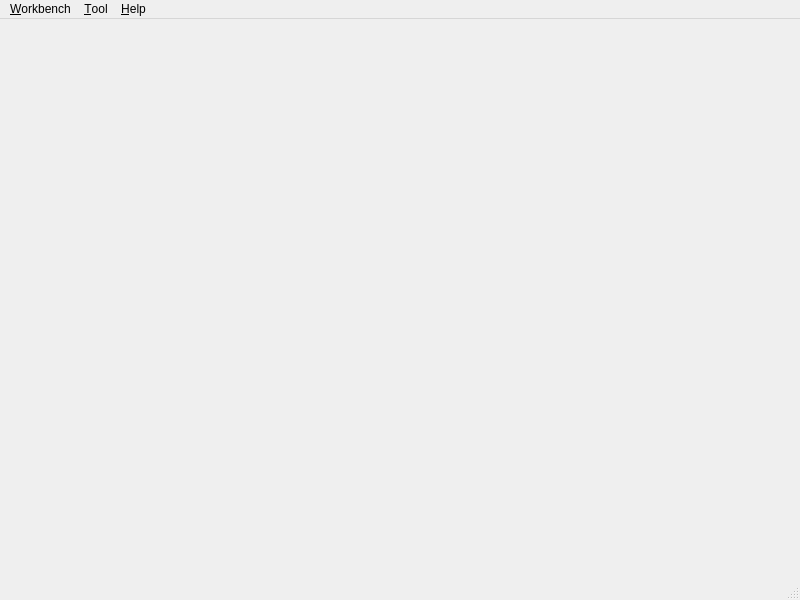
<?xml version="1.0" encoding="UTF-8"?>
<ui version="4.0">
 <class>MainWindow</class>
 <widget class="QMainWindow" name="MainWindow">
  <property name="geometry">
   <rect>
    <x>0</x>
    <y>0</y>
    <width>800</width>
    <height>600</height>
   </rect>
  </property>
  <property name="windowTitle">
   <string>Ground Truth System</string>
  </property>
  <property name="windowIcon">
   <iconset resource="../res/resources.qrc">
    <normaloff>:/icon.png</normaloff>:/icon.png</iconset>
  </property>
  <widget class="QWidget" name="m_centralwidget">
   <layout class="QHBoxLayout" name="horizontalLayout">
    <property name="spacing">
     <number>0</number>
    </property>
    <property name="margin">
     <number>0</number>
    </property>
   </layout>
  </widget>
  <widget class="QMenuBar" name="m_menubar">
   <property name="geometry">
    <rect>
     <x>0</x>
     <y>0</y>
     <width>800</width>
     <height>25</height>
    </rect>
   </property>
   <widget class="QMenu" name="m_workbenchMenu">
    <property name="title">
     <string>&amp;Workbench</string>
    </property>
    <addaction name="m_newWorkbenchAction"/>
    <addaction name="m_openWorkbenchAction"/>
    <addaction name="m_saveWorkbenchAction"/>
    <addaction name="separator"/>
    <addaction name="separator"/>
    <addaction name="actionE_xit"/>
   </widget>
   <widget class="QMenu" name="m_toolMenu">
    <property name="title">
     <string>&amp;Tool</string>
    </property>
   </widget>
   <widget class="QMenu" name="m_helpMenu">
    <property name="title">
     <string>&amp;Help</string>
    </property>
    <addaction name="m_helpAction"/>
    <addaction name="separator"/>
    <addaction name="m_aboutAction"/>
    <addaction name="m_aboutQtAction"/>
   </widget>
   <addaction name="m_workbenchMenu"/>
   <addaction name="m_toolMenu"/>
   <addaction name="m_helpMenu"/>
  </widget>
  <widget class="QStatusBar" name="m_statusbar"/>
  <action name="m_newWorkbenchAction">
   <property name="text">
    <string>&amp;New Workbench...</string>
   </property>
   <property name="shortcut">
    <string>Ctrl+N</string>
   </property>
  </action>
  <action name="m_openWorkbenchAction">
   <property name="text">
    <string>&amp;Open Workbench...</string>
   </property>
   <property name="shortcut">
    <string>Ctrl+O</string>
   </property>
  </action>
  <action name="actionE_xit">
   <property name="text">
    <string>E&amp;xit</string>
   </property>
  </action>
  <action name="m_saveWorkbenchAction">
   <property name="text">
    <string>&amp;Save Workbench</string>
   </property>
   <property name="shortcut">
    <string>Ctrl+S</string>
   </property>
  </action>
  <action name="m_helpAction">
   <property name="text">
    <string>&amp;Help Contents</string>
   </property>
  </action>
  <action name="m_aboutAction">
   <property name="text">
    <string>&amp;About GTS</string>
   </property>
  </action>
  <action name="m_aboutQtAction">
   <property name="text">
    <string>About &amp;Qt</string>
   </property>
  </action>
 </widget>
 <resources>
  <include location="../res/resources.qrc"/>
 </resources>
 <connections/>
</ui>
